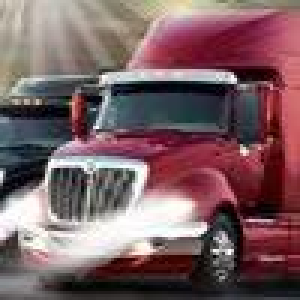
#> input picture flash/fft2/export/images/168.JPG, 100 x 100 px, given in place of box.png, which was not available (shown 3 times larger)
$ python find_obj.py ../flash/fft2/export/images/168.JPG   (Python 2 division)   (older library calls are emulated)
#> lines starting #> are read from the running program, lines starting #| are printed output that depends on the picture; pictures that were not available may be replaced by others from this repository, and a replacement may not be noted
#!/usr/bin/env python

'''
Feature-based image matching sample.

USAGE
  find_obj.py [--feature=<sift|surf|orb|brisk>[-flann]] [ <image1> <image2> ]

  --feature  - Feature to use. Can be sift, surf, orb or brisk. Append '-flann'
               to feature name to use Flann-based matcher instead bruteforce.

  Press left mouse button on a feature point to see its matching point.
'''

import numpy as np
import cv2
from common import anorm, getsize

FLANN_INDEX_KDTREE = 1  # bug: flann enums are missing
FLANN_INDEX_LSH    = 6


def init_feature(name):
    chunks = name.split('-')
    if chunks[0] == 'sift':
        detector = cv2.SIFT(0)
        norm = cv2.NORM_L2
    elif chunks[0] == 'surf':
        detector = cv2.SURF(0)
        norm = cv2.NORM_L2
    elif chunks[0] == 'orb':
        detector = cv2.ORB(0)
        norm = cv2.NORM_HAMMING
    elif chunks[0] == 'brisk':
        detector = cv2.BRISK(0)
        norm = cv2.NORM_HAMMING
    else:
        return None, None
    if 'flann' in chunks:
        if norm == cv2.NORM_L2:
            flann_params = dict(algorithm = FLANN_INDEX_KDTREE, trees = 5)
        else:
            flann_params= dict(algorithm = FLANN_INDEX_LSH,
                               table_number = 6, # 12
                               key_size = 12,     # 20
                               multi_probe_level = 1) #2
        matcher = cv2.FlannBasedMatcher(flann_params, {})  # bug : need to pass empty dict (#1329)
    else:
        matcher = cv2.BFMatcher(norm)
    return detector, matcher


def filter_matches(kp1, kp2, matches, ratio = 0.75):
    mkp1, mkp2 = [], []
    for m in matches:
        if len(m) == 2 and m[0].distance < m[1].distance * ratio:
            m = m[0]
            mkp1.append( kp1[m.queryIdx] )
            mkp2.append( kp2[m.trainIdx] )
    p1 = np.float32([kp.pt for kp in mkp1])
    p2 = np.float32([kp.pt for kp in mkp2])
    kp_pairs = zip(mkp1, mkp2)
    return p1, p2, kp_pairs

def explore_match(win, img1, img2, kp_pairs, status = None, H = None):
    h1, w1 = img1.shape[:2]
    h2, w2 = img2.shape[:2]
    vis = np.zeros((max(h1, h2), w1+w2), np.uint8)
    vis[:h1, :w1] = img1
    vis[:h2, w1:w1+w2] = img2
    vis = cv2.cvtColor(vis, cv2.COLOR_GRAY2BGR)

    if H is not None:
        corners = np.float32([[0, 0], [w1, 0], [w1, h1], [0, h1]])
        corners = np.int32( cv2.perspectiveTransform(corners.reshape(1, -1, 2), H).reshape(-1, 2) + (w1, 0) )
        cv2.polylines(vis, [corners], True, (255, 255, 255))

    if status is None:
        status = np.ones(len(kp_pairs), np.bool_)
    p1 = np.int32([kpp[0].pt for kpp in kp_pairs])
    p2 = np.int32([kpp[1].pt for kpp in kp_pairs]) + (w1, 0)

    green = (0, 255, 0)
    red = (0, 0, 255)
    white = (255, 255, 255)
    kp_color = (51, 103, 236)
    for (x1, y1), (x2, y2), inlier in zip(p1, p2, status):
        if inlier:
            col = green
            cv2.circle(vis, (x1, y1), 2, col, -1)
            cv2.circle(vis, (x2, y2), 2, col, -1)
        else:
            col = red
            r = 2
            thickness = 3
            cv2.line(vis, (x1-r, y1-r), (x1+r, y1+r), col, thickness)
            cv2.line(vis, (x1-r, y1+r), (x1+r, y1-r), col, thickness)
            cv2.line(vis, (x2-r, y2-r), (x2+r, y2+r), col, thickness)
            cv2.line(vis, (x2-r, y2+r), (x2+r, y2-r), col, thickness)
    vis0 = vis.copy()
    for (x1, y1), (x2, y2), inlier in zip(p1, p2, status):
        if inlier:
            cv2.line(vis, (x1, y1), (x2, y2), green)

    cv2.imshow(win, vis)
    def onmouse(event, x, y, flags, param):
        cur_vis = vis
        if flags & cv2.EVENT_FLAG_LBUTTON:
            cur_vis = vis0.copy()
            r = 8
            m = (anorm(p1 - (x, y)) < r) | (anorm(p2 - (x, y)) < r)
            idxs = np.where(m)[0]
            kp1s, kp2s = [], []
            for i in idxs:
                 (x1, y1), (x2, y2) = p1[i], p2[i]
                 col = (red, green)[status[i]]
                 cv2.line(cur_vis, (x1, y1), (x2, y2), col)
                 kp1, kp2 = kp_pairs[i]
                 kp1s.append(kp1)
                 kp2s.append(kp2)
            cur_vis = cv2.drawKeypoints(cur_vis, kp1s, flags=4, color=kp_color)
            cur_vis[:,w1:] = cv2.drawKeypoints(cur_vis[:,w1:], kp2s, flags=4, color=kp_color)

        cv2.imshow(win, cur_vis)
    cv2.setMouseCallback(win, onmouse)
    return vis


if __name__ == '__main__':
    print __doc__

    import sys, getopt
    opts, args = getopt.getopt(sys.argv[1:], '', ['feature='])
    opts = dict(opts)
    feature_name = opts.get('--feature', 'sift')
    try:
        fn1, fn2 = args
    except:
        fn1 = '../c/box.png'
        fn2 = '../c/box_in_scene.png'

    img1 = cv2.imread(fn1, 0)
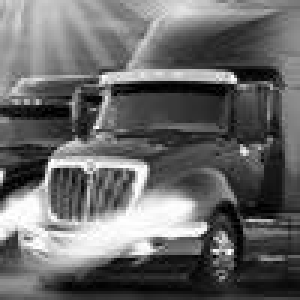
#> img1: shape (100, 100) (shown 3 times larger); min 0, max 255, mean 104.1
    img2 = cv2.imread(fn2, 0)
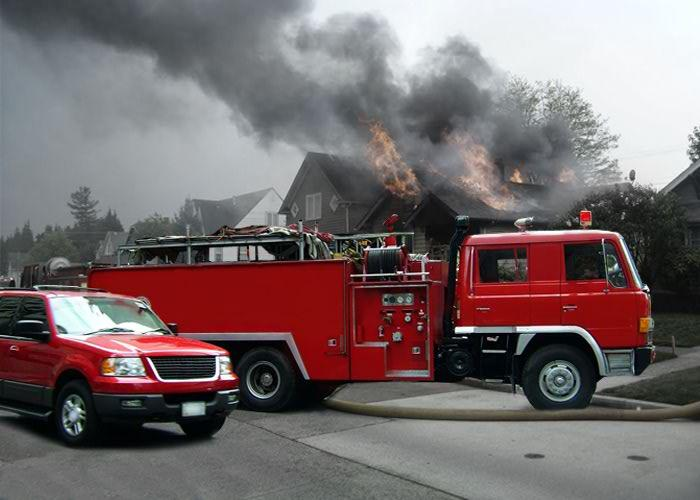
#> input picture flash/fft2/export/images/173.JPG, 700 x 500 px, given in place of box_in_scene.png, which was not available
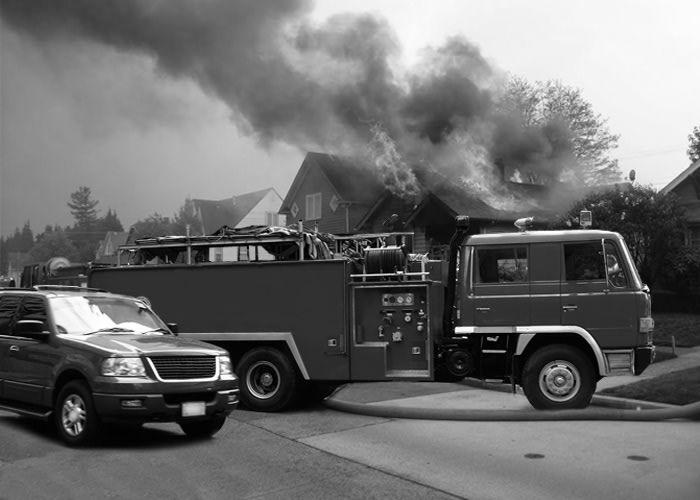
#> img2: shape (500, 700); min 0, max 255, mean 110.6
    detector, matcher = init_feature(feature_name)

    if img1 is None:
        print 'Failed to load fn1:', fn1
        sys.exit(1)

    if img2 is None:
        print 'Failed to load fn2:', fn2
        sys.exit(1)

    if detector is None:
        print 'unknown feature:', feature_name
        sys.exit(1)

    print 'using', feature_name

    kp1, desc1 = detector.detectAndCompute(img1, None)
#> kp1 = 94 keypoints; strongest (x, y, size): (77, 26, 2.1), (81, 50, 1.9), (52, 73, 16), (17, 54, 2.5)
    kp2, desc2 = detector.detectAndCompute(img2, None)
#> kp2 = 1237 keypoints; strongest (x, y, size): (458, 330, 4.8), (646, 287, 2.8), (149, 360, 2.4), (76, 316, 35.1)
    print 'img1 - %d features, img2 - %d features' % (len(kp1), len(kp2))
#| img1 - 94 features, img2 - 1237 features

    def match_and_draw(win):
#> called with win = 'find_obj'
        print 'matching...'
        raw_matches = matcher.knnMatch(desc1, trainDescriptors = desc2, k = 2) #2
#> raw_matches = 94 matches
        p1, p2, kp_pairs = filter_matches(kp1, kp2, raw_matches)
#> the loop in filter_matches, `for m in matches:` made 94 passes
#> after the loop in filter_matches, `for m in matches:`: mkp1 = []
#> in filter_matches, `p1 = np.float32([kp.pt for kp in mkp1])`: p1 = empty array
#> in filter_matches, `kp_pairs = zip(mkp1, mkp2)`: kp_pairs = []
#> p1 = empty array; p2 = empty array; kp_pairs = []
        if len(p1) >= 4:
            H, status = cv2.findHomography(p1, p2, cv2.RANSAC, 5.0)
            print '%d / %d  inliers/matched' % (np.sum(status), len(status))
        else:
            H, status = None, None
            print '%d matches found, not enough for homography estimation' % len(p1)
#| 0 matches found, not enough for homography estimation

        vis = explore_match(win, img1, img2, kp_pairs, status, H)
#> in explore_match, `vis[:h1, :w1] = img1`:
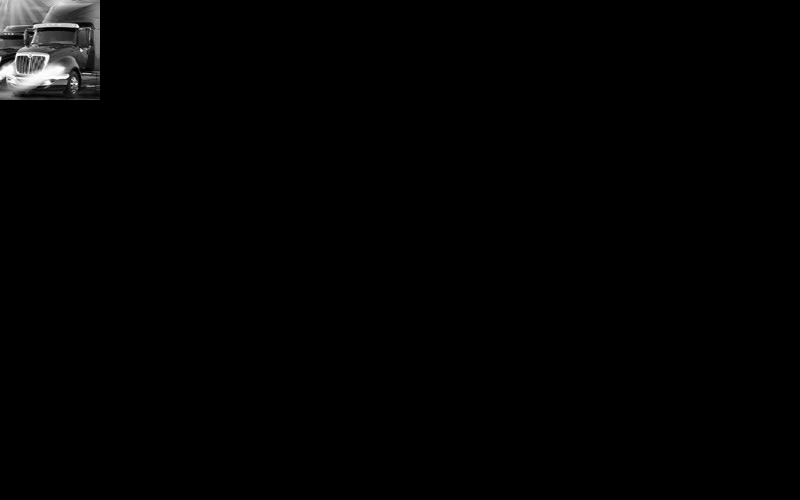
#> vis: shape (500, 800); min 0, max 255, mean 2.6
#> in explore_match, `vis[:h2, w1:w1+w2] = img2`:
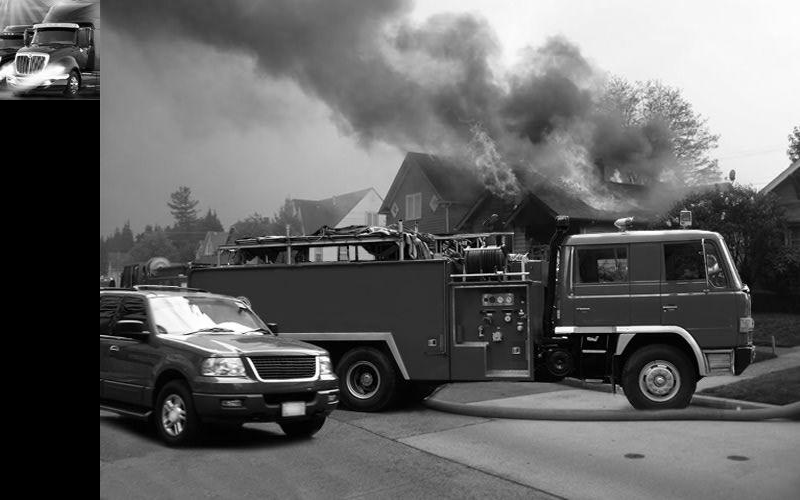
#> vis: shape (500, 800); min 0, max 255, mean 99.4
#> in explore_match, `status = np.ones(len(kp_pairs), np.bool_)`: status = empty array

#> (the run stopped early here; a loop or call above may not have finished)
